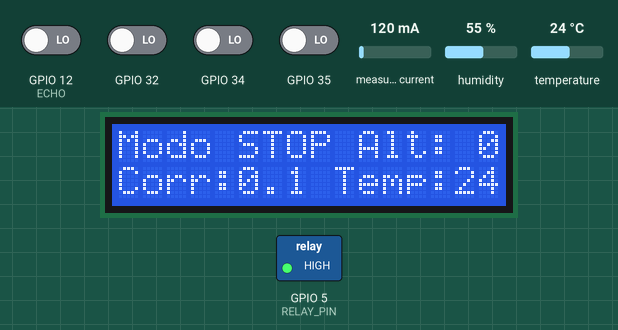
Recording of a program running on a simulated ESP32. Parts: 16×2 character LCD, switched loads named in the program (green lamp = pin HIGH). The test bench sets the inputs (shaded band); at power-on: GPIO 12 (ECHO), GPIO 32, GPIO 34, GPIO 35 LOW, measured current 120 mA, temperature 24 °C, humidity 55 %. Uploads are accepted with an empty reply; pins used as bus, display or sensor lines are not drawn.

Above: at 3.8 s.
3.9 s: GPIO 32 driven HIGH
At 4.8 s:
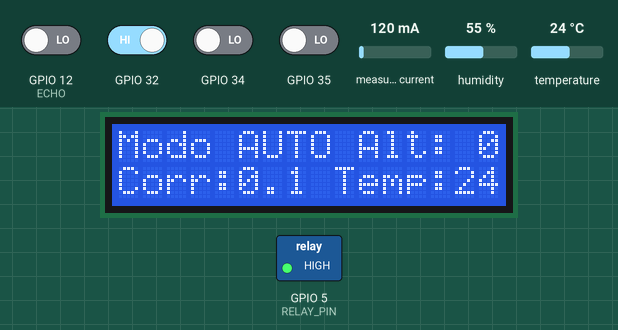
5.6 s: GPIO 35 driven HIGH
At 6.5 s:
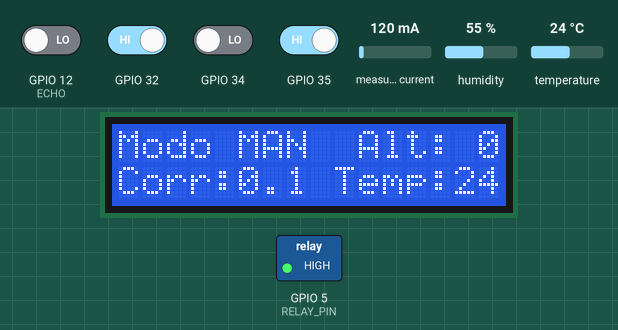
7.2 s: measured current set to 40 mA
At 11.0 s:
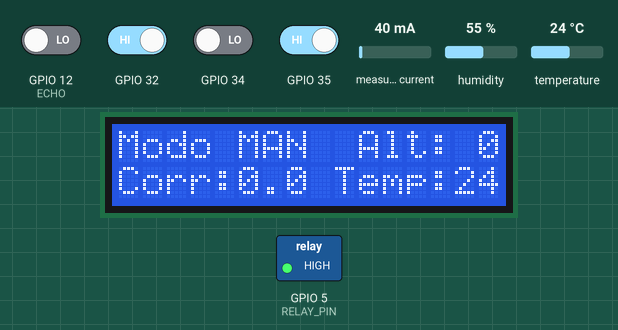
11.8 s: temperature set to 12 °C
At 12.5 s:
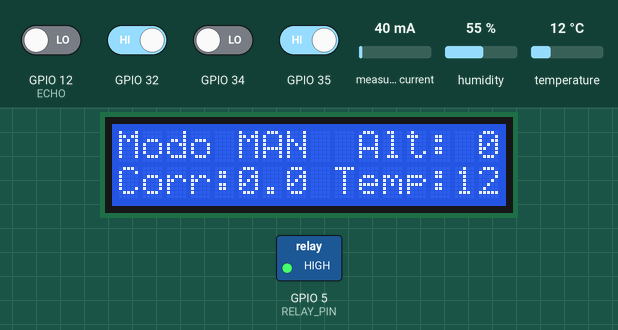
13.3 s: GPIO 34 driven HIGH
At 13.9 s:
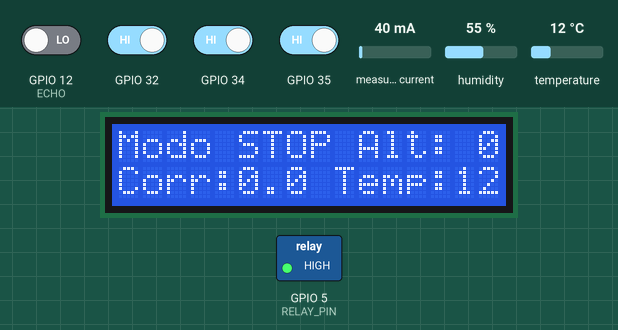
14.9 s: measured current set to 500 mA
At 17.1 s:
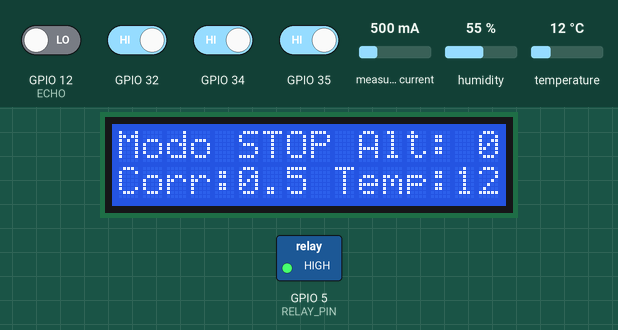
Timing chart, 0 to 18.6 s (numbered marks = the images above; inputs shaded):
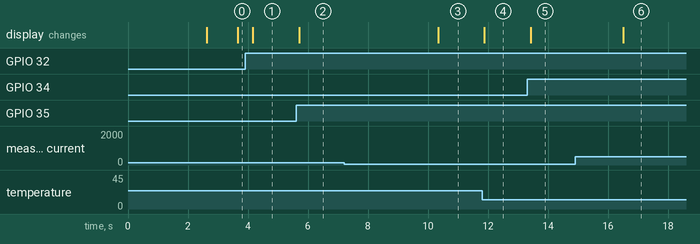

Measured:
- after the input at 3.9 s, the display: changes after 0.27 s (image 1)
- after the input at 5.6 s, the display: changes after 0.11 s (image 2)
- after the input at 7.2 s, the display: changes after 3.1 s (image 3)
- after the input at 11.8 s, the display: changes after 0.08 s (image 4)
- after the input at 13.3 s, the display: changes after 0.12 s (image 5)
- after the input at 14.9 s, the display: changes after 1.6 s (image 6)

The program:

main.cpp
```cpp
#include <Arduino.h>

#include "motorsensing.hpp"
#include "ultrassonic.hpp"
#include "pins.h"
#include "buttons.hpp"
#include "connection.hpp"
#include "lcd.hpp"
#include "pump.hpp"
#include "RTS_settings.h"

SemaphoreHandle_t xMutex_Var_Water =  NULL;
SemaphoreHandle_t xMutex_Var_MotorInfo = NULL;
SemaphoreHandle_t xSemaphore_ManualButton = NULL;
SemaphoreHandle_t xSemaphore_AutomaticButton = NULL;
SemaphoreHandle_t xSemaphore_StopButton = NULL;
SemaphoreHandle_t xMutex_SystemState = NULL;

int WaterLevel;
MotorSensing::motorInfoStruct motorInfo;
srcSystem SystemState;

void setup() {
  Serial.begin(115200);
  #if PRINT_DEBUG
  Serial.printf("\n\rSistema de Monitoramento de Reservatório\n\r");
  #endif

  xMutex_Var_Water = xSemaphoreCreateMutex();
  if(xMutex_Var_Water == NULL)
  {
    #if PRINT_DEBUG
    Serial.printf("\n\rFalha em criar o Mutex para variavel global de nível de água");
    #endif
  }
  xMutex_Var_MotorInfo = xSemaphoreCreateMutex();
  if(xMutex_Var_MotorInfo == NULL)
  {
    #if PRINT_DEBUG
    Serial.printf("\n\rFalha em criar o Mutex para variavel global de informações do motor");
    #endif
  }
  xMutex_SystemState = xSemaphoreCreateMutex();
  if(xMutex_SystemState == NULL){
    #if PRINT_DEBUG
    Serial.printf("\n\rFalha em criar o Mutex para o botão desejado");
    #endif
  }

  MotorSensing::setup();
  Ultrassonic::setup();
  Button::setup();
  Pump::setup();
  Connection::setup();
  LCD::setup();

  xTaskCreate(Ultrassonic::Task_Measure_Water, "Measure_Water", configMINIMAL_STACK_SIZE * 2, NULL, tskIDLE_PRIORITY + MEASURE_WATER_PRIORITY, NULL);
  xTaskCreate(MotorSensing::Task_MeasureMotor, "Measure_MotorInfo", configMINIMAL_STACK_SIZE * 2, NULL, tskIDLE_PRIORITY + MEASURE_MOTOR_PRIORITY, NULL);
  xTaskCreate(Pump::Task_HandlePump, "HandlePump", configMINIMAL_STACK_SIZE * 2, NULL, tskIDLE_PRIORITY + PUMP_PRIORITY, NULL);
  xTaskCreate(Button::Task_HandleAutomatic, "Handle_Buttons", configMINIMAL_STACK_SIZE * 2, NULL, tskIDLE_PRIORITY + HANDLE_AUTOMATIC_PRIORITY, NULL);
  xTaskCreate(Button::Task_HandleManual, "Handle_Buttons", configMINIMAL_STACK_SIZE * 2, NULL, tskIDLE_PRIORITY + HANDLE_MANUAL_PRIORITY, NULL);
  xTaskCreate(Button::Task_HandleStop, "Handle_Buttons", configMINIMAL_STACK_SIZE * 2, NULL, tskIDLE_PRIORITY + HANDLE_STOP_PRIORITY, NULL);
  xTaskCreate(Connection::Task_Upload_Status, "Task_Upload_Status", configMINIMAL_STACK_SIZE * 8, NULL, tskIDLE_PRIORITY + UPLOAD_STATUS_PRIORITY, NULL);
  xTaskCreate(LCD::Task_LCD, "LCD", configMINIMAL_STACK_SIZE * 8, NULL, tskIDLE_PRIORITY + LCD_PRIORITY, NULL);
}

void loop() {
  vTaskSuspend(NULL);
}
```

RTS_settings.h
```cpp
#ifndef RTOS_SETTINGS_H
#define RTOS_SETTINGS_H

#define PRINT_DEBUG false
#define MEASURE_TIME false

#define HANDLE_STOP_PRIORITY        1
#define PUMP_PRIORITY               2
#define MEASURE_MOTOR_PRIORITY      3
#define MEASURE_WATER_PRIORITY      4
#define HANDLE_AUTOMATIC_PRIORITY   5
#define HANDLE_MANUAL_PRIORITY      6
#define LCD_PRIORITY                7
#define UPLOAD_STATUS_PRIORITY      8

#define MEASURE_WATER_PERIOD    500
#define MEASURE_MOTOR_PERIOD    2000
#define PUMP_PERIOD             500
#define UPLOAD_STATUS_PERIOD    2
#define LCD_PERIOD              1000

#endif
```

pins.h
```cpp
#ifndef PINS_H
#define PINS_H

#include "RTS_settings.h"

#define RELAY_PIN 5

#define MANUAL_BUTTON 35
#define STOP_BUTTON 34
#define AUTOMATIC_BUTTON 32

#define CURRENT_GPIO 36
#define TEMPERATURE_GPIO 17

#define TRIG 14
#define ECHO 12

#endif
```
